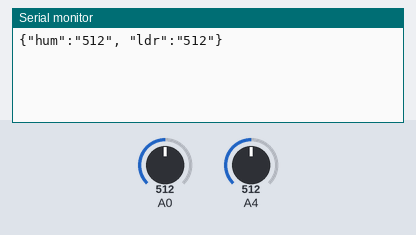
A sketch run on a simulated Arduino Uno, built with avr-gcc and run on an emulated ATmega328P. Shown: the last lines printed to the serial monitor. Inputs (shaded band) come from the test bench; at power-on: A0 = 512, A4 = 512.

Above: at 1.2 s.
1.3 s: A0 set to 716
At 2.6 s:
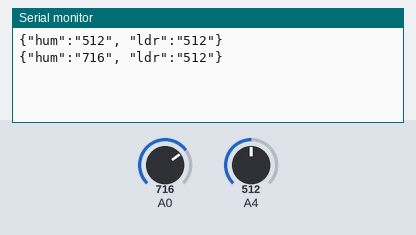
2.8 s: A4 set to 716
At 4.2 s:
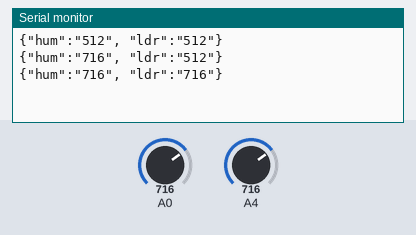
4.3 s: A0 set to 900
5.8 s: A4 set to 900
At 6.6 s:
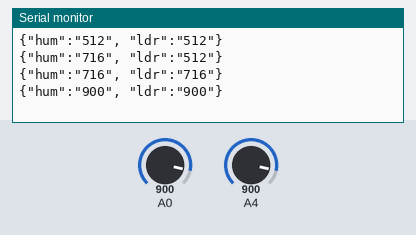
Timing chart, 0 to 8.3 s (numbered marks = the images above; inputs shaded):
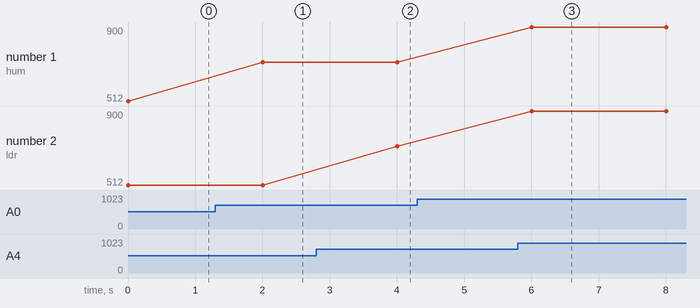

The sketch:

ldr_humedad_json.ino
```cpp
int prom_hum;
int lectura_hum;
int prom_ldr;
int lectura_ldr;

void setup() {
  Serial.begin(9600);
}

void lecturaHum(){
  for (int i= 0; i < 5; i++){
    lectura_hum = analogRead(A0);
    //Serial.println(lectura);
    prom_hum += lectura_hum;
    }
  prom_hum = prom_hum / 5;
  //Serial.print("El promedio es: ");
  //Serial.println(prom_hum);
}

void lecturaLDR(){
  for (int i= 0; i < 5; i++){
    lectura_ldr = analogRead(A4);
    //Serial.println(lectura);
    prom_ldr += lectura_ldr;
    }
  prom_ldr = prom_ldr / 5;
  //Serial.print("El promedio es: ");
  //Serial.println(prom_hum);
}
void loop() {
 lecturaHum();
 lecturaLDR();
 Serial.println("{\"hum\":\"" + String(prom_hum) +
                "\", \"ldr\":\"" + String(prom_ldr) +
                "\"}");
  prom_hum = 0;
  prom_ldr = 0;
  delay(2000);
}
```

Measured:
- after the input at 1.3 s, the serial monitor: prints a new line after 0.70 s (image 1)
- after the input at 2.8 s, the serial monitor: prints a new line after 1.2 s (image 2)
- after the input at 5.8 s, the serial monitor: prints a new line after 0.21 s (image 3)
- plotted number 1: 512 → 716 after the input at 1.3 s
